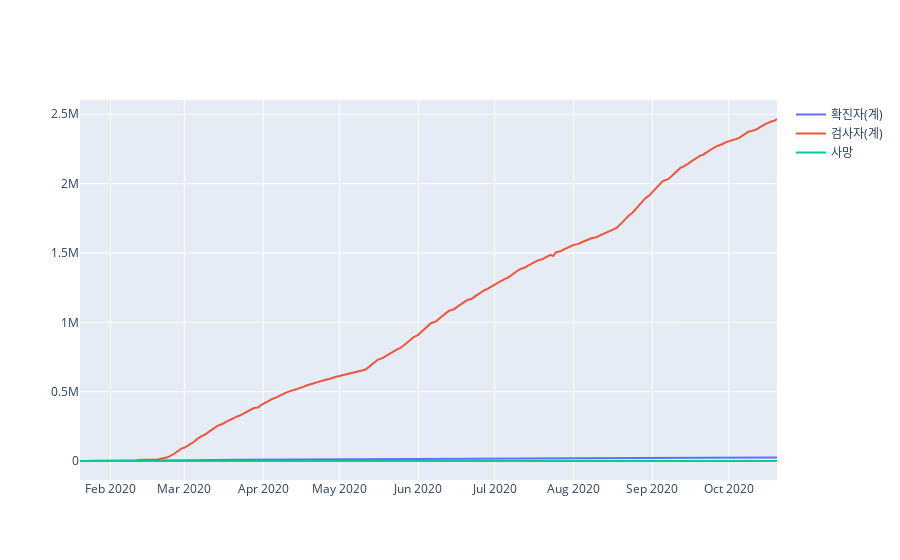

Here is the notebook cell this chart was saved with:
### Code cell
configure_plotly_browser_state()

fig = go.Figure()
fig.add_trace(go.Scatter(x=covid_data['날짜'].astype('str'), y=covid_data['확진자(계)'],name='확진자(계)'))
fig.add_trace(go.Scatter(x=covid_data['날짜'].astype('str'), y=covid_data['검사자(계)'],name='검사자(계)'))
fig.add_trace(go.Scatter(x=covid_data['날짜'].astype('str'), y=covid_data['사망'],name='사망'))

### Figure 1 — Plotly figure (JSON) as saved in the notebook; plotly's stock layout.template omitted (floating-point values rounded to 4 significant figures; data arrays with more than 128 entries replaced by an {"elided": "..."} marker saying what was removed)
{"data": [{"y": {"elided": "275 int values"}, "x": {"elided": "275 str values"}, "type": "scatter", "name": "확진자(계)"}, {"y": {"elided": "275 int values"}, "x": {"elided": "275 str values"}, "type": "scatter", "name": "검사자(계)"}, {"y": {"elided": "275 int values"}, "x": {"elided": "275 str values"}, "type": "scatter", "name": "사망"}], "layout": {}}
